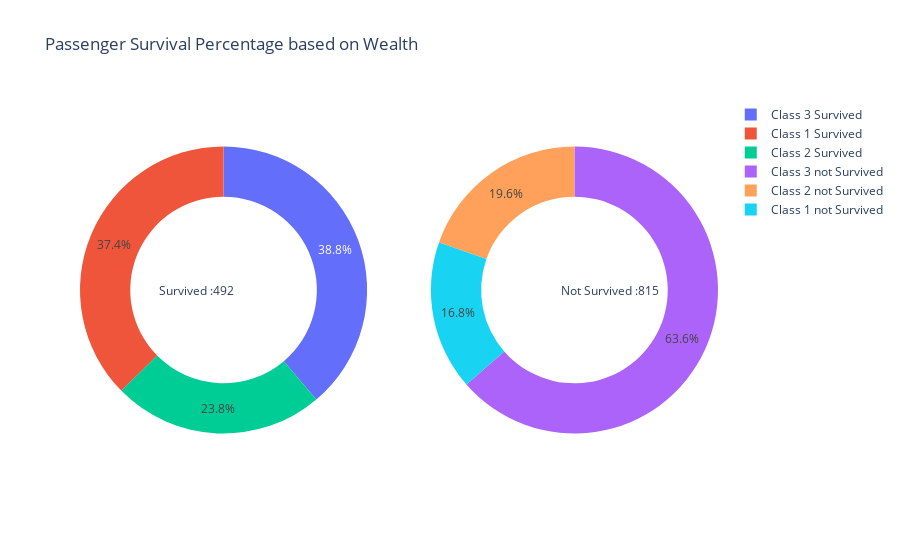

Here is the notebook cell this chart was saved with:
### Code cell
model = TM.survived_class(new_data)

### Figure 1 — Plotly figure (JSON) as saved in the notebook; plotly's stock layout.template omitted (floating-point values rounded to 4 significant figures)
{"data": [{"domain": {"x": [0, 0.45], "y": [0, 1]}, "hole": 0.65, "hoverinfo": "label+percent+name", "labels": ["Class 1 Survived", "Class 2 Survived", "Class 3 Survived"], "name": "Survived", "type": "pie", "values": [184, 117, 191]}, {"domain": {"x": [0.55, 1], "y": [0, 1]}, "hole": 0.65, "hoverinfo": "label+percent+name", "labels": ["Class 1 not Survived", "Class 2 not Survived", "Class 3 not Survived"], "name": "Not Survived", "type": "pie", "values": [137, 160, 518]}], "layout": {"annotations": [{"font": {"size": 12}, "showarrow": false, "text": "Survived :492", "x": 0.12, "y": 0.5}, {"font": {"size": 12}, "showarrow": false, "text": "Not Survived :815", "x": 0.91, "y": 0.5}], "title": {"text": "Passenger Survival Percentage based on Wealth"}}}
